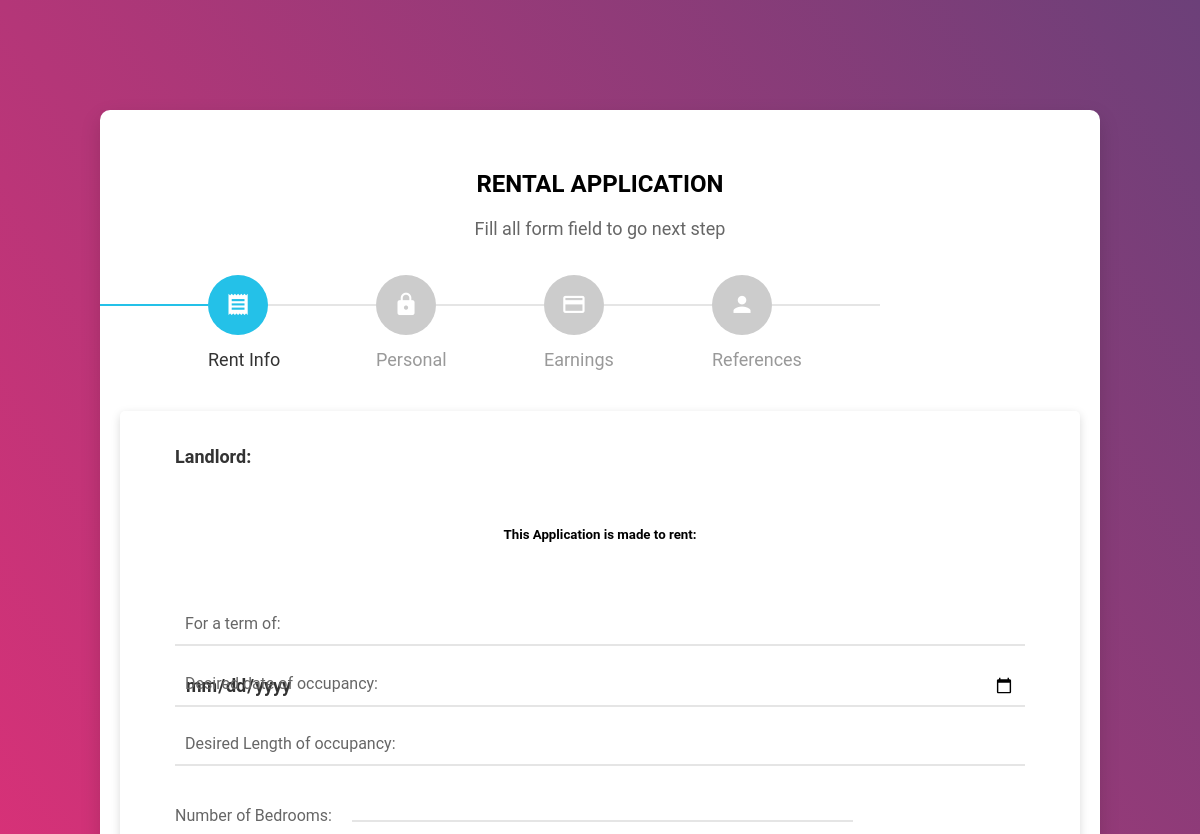
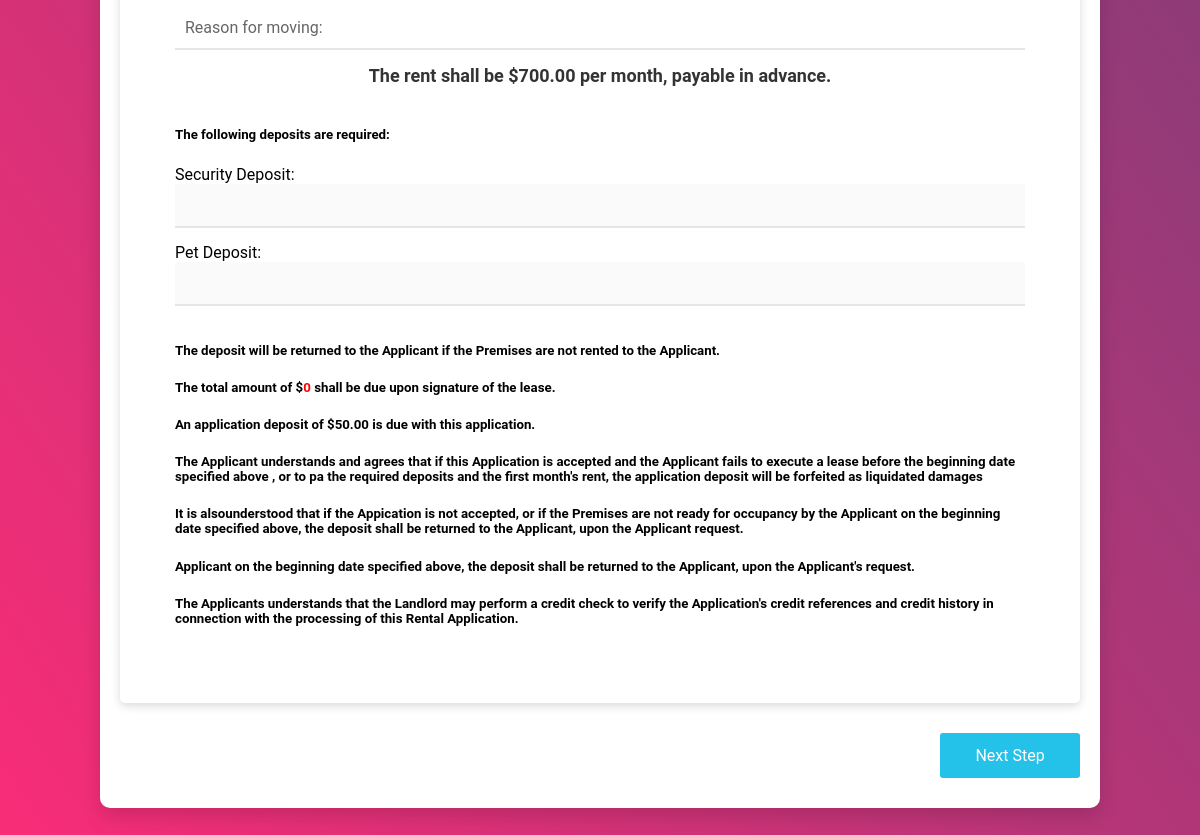
The app's page /, older data (2 pictures, top to bottom).
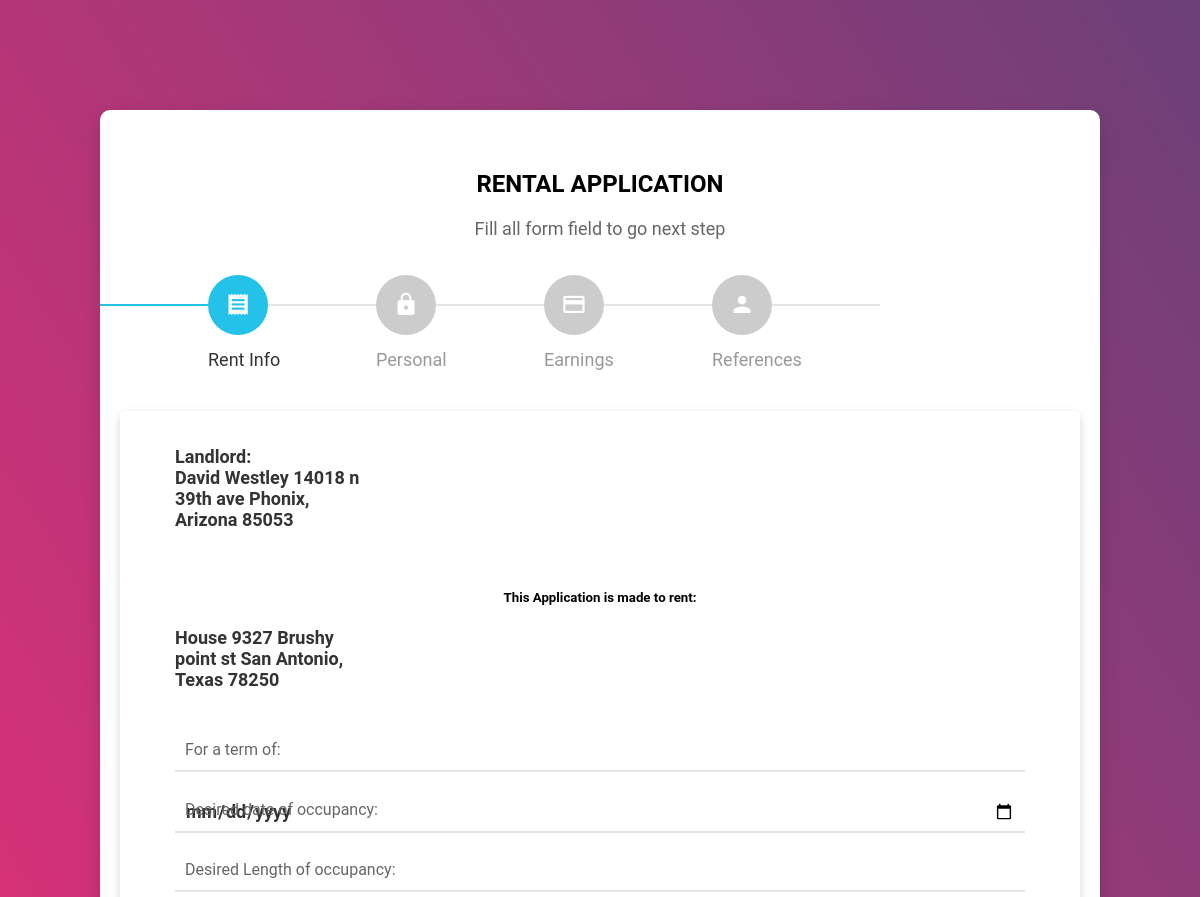
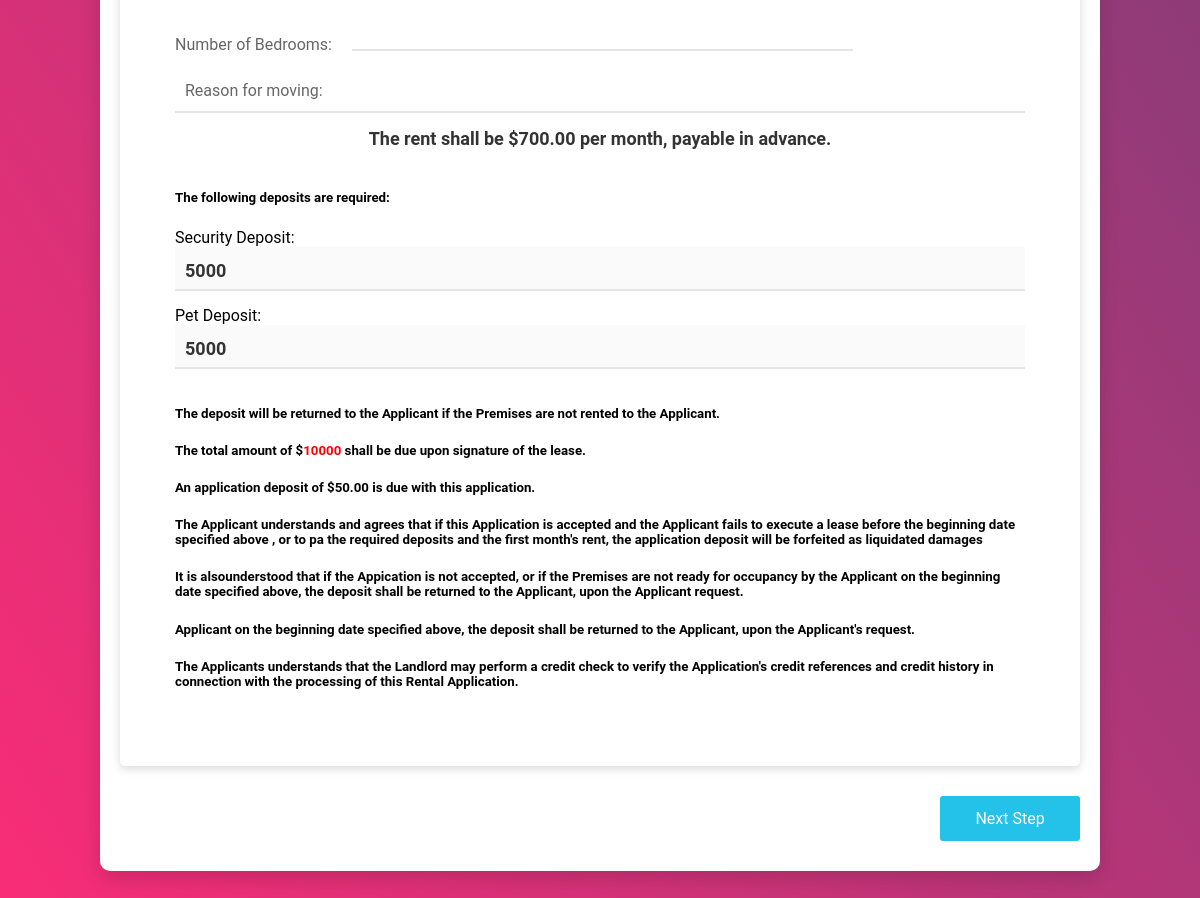
The same page, newer data (2 pictures, top to bottom).
### tables this page shows
CREATE TABLE `preferred` (
  `id` int(11) NOT NULL,
  `land_add` text NOT NULL,
  `rent_add` text NOT NULL,
  `secure_depo` int(20) NOT NULL,
  `pet_depo` int(20) NOT NULL
);

### index.php (the view, shortened to what this page needs)
<?php
include("functions/init.php");
$sql = "SELECT * FROM preferred  WHERE id = 1 ";
$result = mysqli_query($con, $sql);
$row = mysqli_fetch_assoc($result) ?>
<!DOCTYPE html>
<html>
<head>
	<link rel="stylesheet" type="text/css" href="css/roboto-font.css">
	<link rel="stylesheet" type="text/css" href="fonts/material-design-iconic-font/css/material-design-iconic-font.min.css">
	<link rel="stylesheet" type="text/css" href="css/jquery-ui.min.css">
    <link rel="stylesheet" href="css/style.css"/>
</head>
<body>
	<div class="page-content" style="background: -webkit-gradient(linear, left bottom, right top, from(#fc2c77), to(#6c4079));
    background: -webkit-linear-gradient(bottom left, #fc2c77 0%, #6c4079 100%);
    background: -moz-linear-gradient(bottom left, #fc2c77 0%, #6c4079 100%);
    background: -o-linear-gradient(bottom left, #fc2c77 0%, #6c4079 100%);
    background: linear-gradient(to top right, #fc2c77 0%, #6c4079 100%);">
		<div class="wizard-v3-content">
			<div class="wizard-form">
				<div class="wizard-header">
					 <h2 class="title" align="center">RENTAL APPLICATION</h2>
					<p>Fill all form field to go next step</p>
				</div>
		        <form class="form-register" action="submitt.php" method="post">
		        	<div id="form-total">
			            <h2>
			            	<span class="step-icon"><i class="zmdi zmdi-receipt"></i></span>
			            	<span class="step-text">Rent Info</span>
			            </h2>
			            <section>
			                <div class="inner">
			                	   <h4 class="title">Landlord:</h4>
                    <h4 style="width: 200px"><?php  echo $row['land_add'];  ?></h4>
                    <br/><br/>
                     <h5 class="title" align="center">This Application is made to rent:</h5>
                    <h4 style="width: 200px"><?php  echo $row['rent_add'];  ?></h4>
                    <br/><br/>
                   <div class="form-row">
						<div class="form-holder form-holder-2">
							<label class="form-row-inner">
								<input type="text" class="form-control" id="Desired_Length" name="occ_len" required>
								<span class="label">For a term of:</span>
							</label>
						</div>
				    </div>
                   	<div class="form-row">
									<div class="form-holder form-holder-2">
										<label class="form-row-inner">
											<input type="date" class="form-control" id="Desired_date" name="occ_date" required>
											<span class="label">Desired date of occupancy:</span>
										</label>
									</div>
								</div>
								<div class="form-row">
									<div class="form-holder form-holder-2">
										<label class="form-row-inner">
											<input type="text" class="form-control" id="Desired_Len" name="occ_length" required>
											<span class="label">Desired Length of occupancy:</span>
										</label>
									</div>
								</div>
									<div class="form-row form-row-date">
									<div class="form-holder form-holder-2">
										<label for="date" class="special-label">Number of Bedrooms:</label>
										<select name="bed_num" id="Number_of_Bedrooms">
											<option disabled selected></option>
											  <option>1 Bedroom</option>
										</select>
									</div>
								</div>
								<div class="form-row">
									<div class="form-holder form-holder-2">
										<label class="form-row-inner">
											<input type="text" class="form-control" id="moving" name="reason_move" required>
											<span class="label">Reason for moving:</span>
										</label>
									</div>
								</div>
								<h4 align="center"> The rent shall be $700.00 per month, payable in advance.</h4><br/>
                        <h5> The following deposits are required:</h5>
                        		<div class="form-row">
									<div class="form-holder form-holder-2">
										<label class="form-row-inner">Security Deposit:
											<input type="number" class="form-control" id="secure" name="secure_depo" value="<?php  echo $row['secure_depo'];  ?>" disabled>
										</label>
									</div>
								</div>
								<div class="form-row">
									<div class="form-holder form-holder-2">
										<label class="form-row-inner">Pet Deposit:
											<input type="number" class="form-control" id="pet" name="pet_depo" value="<?php  echo $row['pet_depo'];  ?>" disabled>
										</label>
									</div>
								</div>
                    <h5>The deposit will be returned to the Applicant if the Premises are not rented to the Applicant. </h5>
					<h5>The total amount of $<span style="color: red;"><?php  echo $row['pet_depo'] + $row['secure_depo'];  ?> </span> shall be due upon signature of the lease.</h5>
                    <h5>An application deposit of $50.00 is due with this application.</h5>
                    <h5>The Applicant understands and agrees that if this Application is accepted and the Applicant fails to execute a lease before the beginning date specified above , or to pa the required deposits and the first month's rent, the application deposit will be forfeited as liquidated damages</h5>
                    <h5>It is alsounderstood that if the Appication is not accepted, or if the Premises are not ready for occupancy by the Applicant on the beginning date specified above, the deposit shall be returned to the Applicant, upon the Applicant request.</h5>
                    <h5>Applicant on the beginning date specified above, the deposit shall be returned to the Applicant, upon the Applicant's request.</h5>
                    <h5>The Applicants understands that the Landlord may perform a credit check to verify the Application's credit references and credit history in connection with the processing of this Rental Application.</h5>
							</div>
			            </section>
			            <h2>
			            	<span class="step-icon"><i class="zmdi zmdi-lock"></i></span>
			            	<span class="step-text">Personal</span>
			            </h2>
			            <h2>
			            	<span class="step-icon"><i class="zmdi zmdi-card"></i></span>
			            	<span class="step-text">Earnings</span>
			            </h2>
			            <h2>
			            	<span class="step-icon"><i class="zmdi zmdi-account"></i></span>
			            	<span class="step-text">References</span>
			            </h2>
		        	</div>
		        </form>
			</div>
		</div>
	</div>
</body>
</html>

Row changes from the older to the newer data that the page shows:
added preferred: land_add "David Westley 14018 n 39th ave Phonix, Arizona 85053", rent_add "House 9327 Brushy point st San Antonio, Texas 78250", secure_depo "5000", pet_depo "5000", $row['pet_depo'] + $row['secure_depo'] "10000"
Text that changed along with them:
$row['pet_depo'] + $row['secure_depo']: "0" → (not shown)
